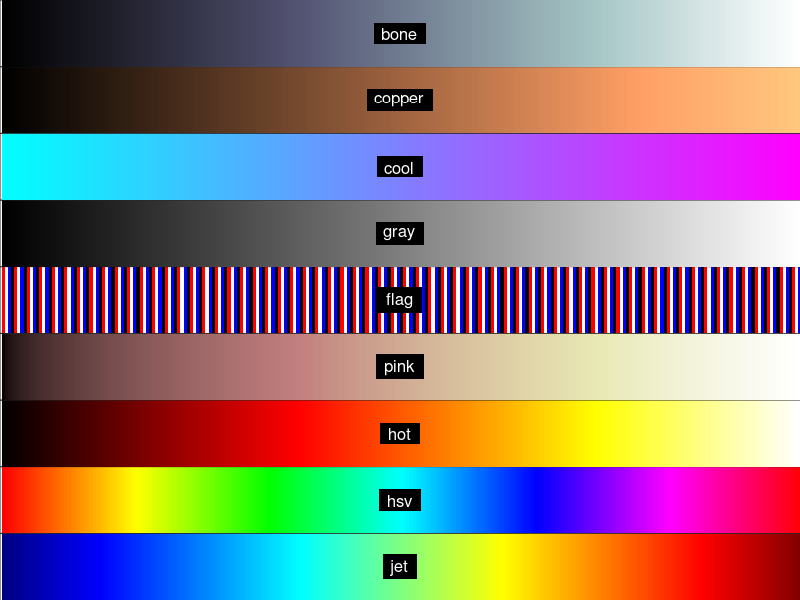

The MATLAB script that drew this image:
function colors ()
flist = {'jet' 'hsv' 'hot' 'pink' 'flag' 'gray' 'cool' 'copper' 'bone'};
F = length(flist);
figure;
clf;
set(gcf, 'Name', 'Colors!');
set(gcf, 'ToolBar', 'none', 'MenuBar', 'none', 'NumberTitle', 'off');
set(gcf, 'Color', [0 0 0]);

for f = 1:F
    N = 255;
    Kolor = feval(flist{f},N);
    
    %Kolor = feval(flist{f},N*2);
    %Kolor = Kolor(N:-1:1,:);
    
    axes('Position', [0 (f-1)/F 1 1/F]);
    %axis equal
    set(gca, 'Color', [0 0 0]);
    set(gca, 'TickLength', [0 0]);
    set(gca, 'Box', 'on');
    set(gca, 'XTickLabel', [], 'YTickLabel', []);
    set(gca, 'YLim', [0 1], 'XLim', [0 1]);
    hold on
    for i = 1:N
        %text(floor((i-1)/10)+1,mod(i-1,10)+1, num2str(i,'%03i'),'Color',Kolor(i,:), 'HorizontalAlignment', 'center');
        patch(([-0.5 0.5 0.5 -0.5]+i)/N,[0 0 1 1],Kolor(i,:),'EdgeColor','none');
    end
    text(0.5, 0.5, [' ' flist{f} ' '], 'Color', [1 1 1], 'BackgroundColor', [0 0 0], 'HorizontalAlignment', 'center', 'FontSize', 12);
end
